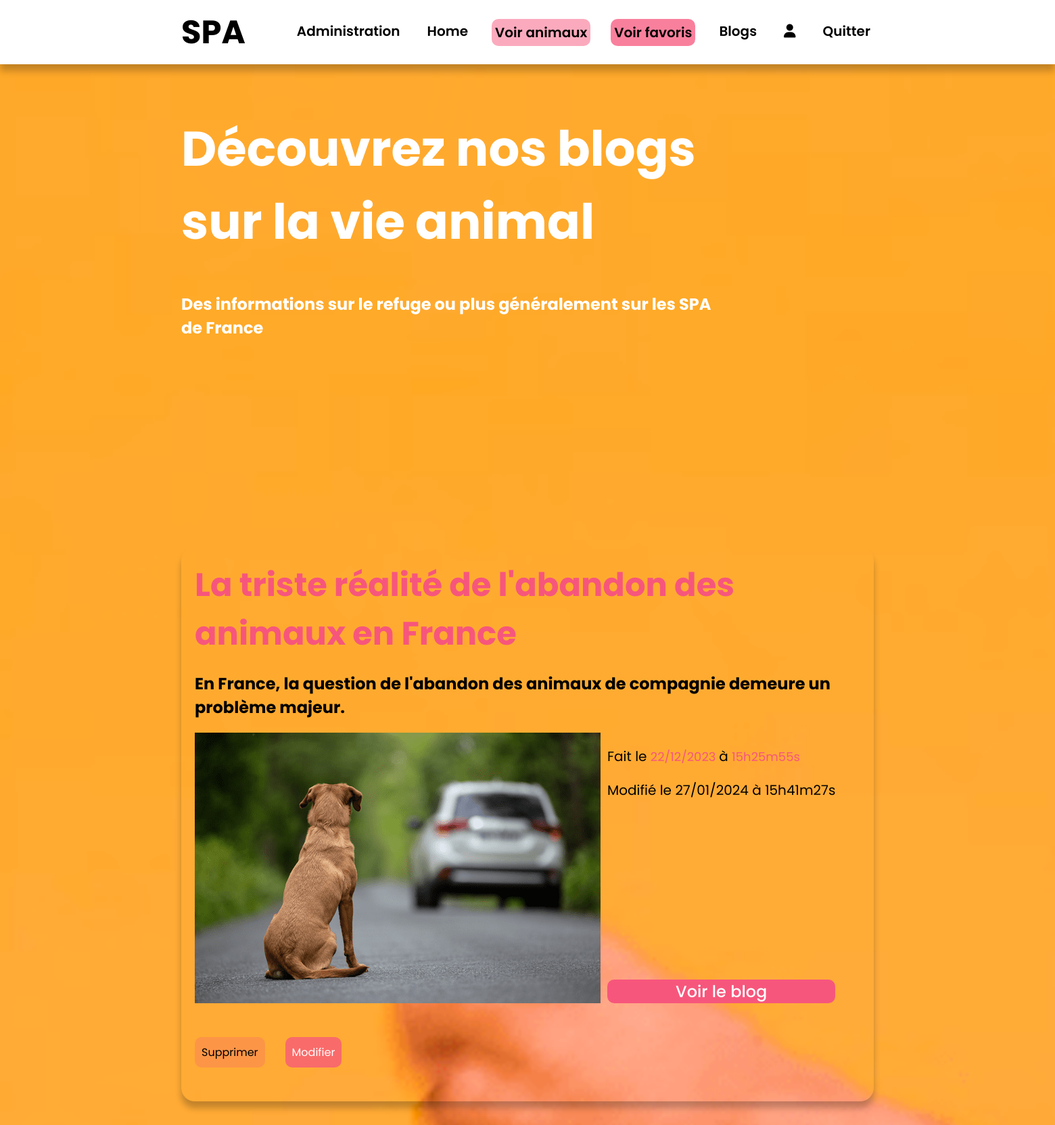
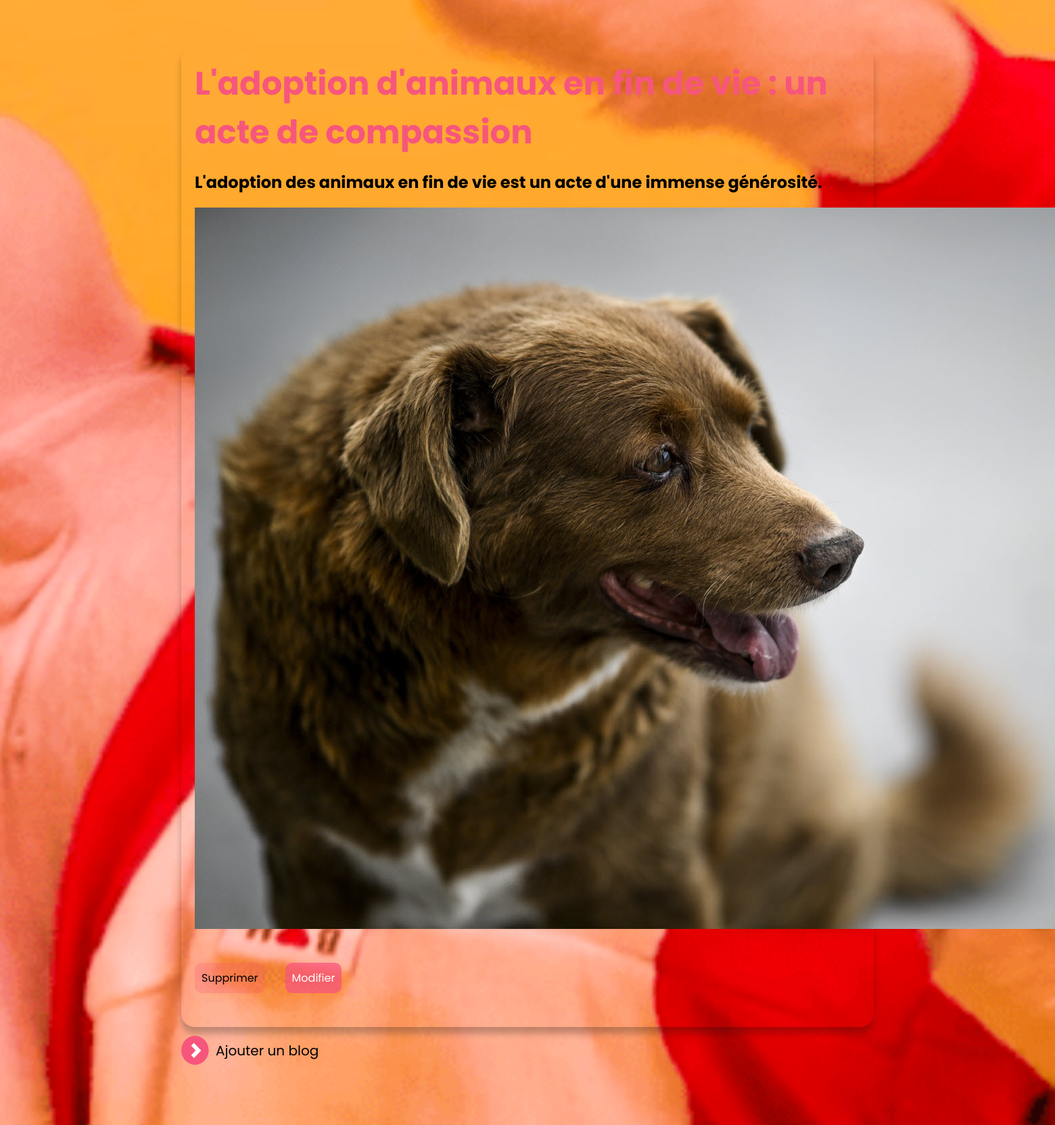
/index.php?action=blogs (signed in, upper part), run on the app's committed database (2 pictures, top to bottom).
### tables this page shows
CREATE TABLE IF NOT EXISTS `blog` (
  `id_blog` int NOT NULL AUTO_INCREMENT,
  `titre` varchar(255) NOT NULL,
  `sousTitre` text NOT NULL,
  `contenu` longtext NOT NULL,
  `image` varchar(50) NOT NULL,
  `dateCreation` datetime NOT NULL,
  `dateModification` datetime DEFAULT NULL,
  PRIMARY KEY (`id_blog`)
);

### controleur/blog.php (called while the page is built, shortened)
<?php
require_once 'modele/blog.php';
function blogs(){
    $ObjectBlog = new Blog();
    $blogs = $ObjectBlog->getBlogs();
    require "vue/blog/read.php";
}

### modele/blog.php (called while the page is built, shortened)
<?php
require_once "modele/modele.php";
class Blog extends database
{
    public function getBlogs(){
        $req = '
           SELECT *
           FROM blog
           ';
        $res = $this->execReq($req);
        return $res;
    }
    public function getDateTime($dateAction){
        $date = explode("-", explode(" ", $dateAction)[0]);
        $year = $date[0];
        $month = $date[1];
        $day = $date[2];
        $date = $day . "/" . $month . "/" . $year;
        $time = explode(":", explode(" ", $dateAction)[1]);
        $hours = $time[0];
        $minutes = $time[1];
        $seconds = $time[2];
        $time = $hours . "h" . $minutes . "m" . $seconds . "s";
        return [$date, $time];
    }
}

### modele/modele.php (called while the page is built, shortened)
<?php
abstract class database {
    private $bdd;
    protected function execReq($req) {
        return $this->connexionBDD()->query($req)->fetchAll(PDO::FETCH_ASSOC);
    }
    private function connexionBDD() {
        if(!isset($this->bdd)){
            try {
                $options=array(PDO::MYSQL_ATTR_INIT_COMMAND => "SET NAMES utf8");
                $this->bdd=new PDO('mysql:host='.DBHOST.';dbname='.DBNAME, DBUSER, DBPWD, $options);
            }
            catch(Exception $err) {
                throw new Exception("Connexion à la BDD");
            }
        }
        return $this->bdd;
    }
}

### vue/blog/read.php (the view, shortened to what this page needs)
<section class="blog_section">
    <div class="hero">
        <img sizes="(max-width: 1400px) 100vw, 1400px" srcset="
            ./assets/blog_img/blog_background/blog_background_gn5jdl_c_scale,w_200.png 200w,
            ./assets/blog_img/blog_background/blog_background_gn5jdl_c_scale,w_403.png 403w,
            ./assets/blog_img/blog_background/blog_background_gn5jdl_c_scale,w_560.png 560w,
            ./assets/blog_img/blog_background/blog_background_gn5jdl_c_scale,w_696.png 696w,
            ./assets/blog_img/blog_background/blog_background_gn5jdl_c_scale,w_819.png 819w,
            ./assets/blog_img/blog_background/blog_background_gn5jdl_c_scale,w_923.png 923w,
            ./assets/blog_img/blog_background/blog_background_gn5jdl_c_scale,w_1021.png 1021w,
            ./assets/blog_img/blog_background/blog_background_gn5jdl_c_scale,w_1111.png 1111w,
            ./assets/blog_img/blog_background/blog_background_gn5jdl_c_scale,w_1209.png 1209w,
            ./assets/blog_img/blog_background/blog_background_gn5jdl_c_scale,w_1300.png 1300w,
            ./assets/blog_img/blog_background/blog_background_gn5jdl_c_scale,w_1392.png 1392w,
            ./assets/blog_img/blog_background/blog_background_gn5jdl_c_scale,w_1400.png 1400w"
            src="blog_background_gn5jdl_c_scale,w_1400.png" alt="image d'écran de la page blog">
        <h1>Découvrez nos blogs sur la vie animal</h1>
        <span>Des informations sur le refuge ou plus généralement sur les SPA de France</span>
    </div>
    <section class="blog_read">
        <div class="blogs">
            <?php
            foreach ($blogs as $blog) {
                $dateCreation = $ObjectBlog->getDateTime($blog['dateCreation']);
                if ($blog['dateModification'] != null) {
                    $dateModification = $ObjectBlog->getDateTime($blog['dateModification']);
                }
                ?>
                <div class="blog">
                    <h3>
                        <?= $blog['titre'] ?>
                    </h3>
                    <span>
                        <?= $blog['sousTitre'] ?>
                    </span>
                    <div class="blog_info">
                        <img src="photoBlog/<?= $blog['image'] ?>" alt="">
                        <div class="blog_info_text">
                            <div>
                                <p>Fait le
                                    <span>
                                        <?= $dateCreation[0] ?>
                                    </span> à
                                    <span>
                                        <?= $dateCreation[1] ?>
                                    </span>
                                </p>
                                <p>
                                    <?= isset($dateModification) ? "Modifié le " . $dateModification[0] . " à " . $dateModification[1] : "" ?>
                                </p>
                            </div>
                            <a href="index.php?action=blog&&idBlog=<?= $blog['id_blog'] ?>">Voir le blog</a>
                        </div>
                    </div>
                    <?php
                    if (isset($_SESSION['ROLE']) && $_SESSION['ROLE'] == "ADMIN") {
                        ?>
                        <div class="admin_link_blog">
                            <a class="supp_blog"
                                onclick="modalVerif(this, `<?= $blog['titre'] ?>`, 'blog', <?= $blog['id_blog'] ?>)">Supprimer</a>
                            <a class="edit_blog"
                                href="index.php?action=modifierBlog&&idBlog=<?= $blog['id_blog'] ?>">Modifier</a>
                        </div>
                        <?php
                    }
                    ?>
                </div>
                <?php
            }
            ?>
        </div>
    </section>
    <?php
    if (isset($_SESSION['ROLE']) && $_SESSION['ROLE'] == "ADMIN")
        echo (' <a class="add_blog" href="index.php?action=ajouterBlog">
            <svg width="41" height="43" viewBox="0 0 41 43" fill="none" xmlns="http://www.w3.org/2000/svg">
                <g id="Group 8">
                    <ellipse id="Ellipse 12" cx="20.2741" cy="21.4003" rx="20.2741" ry="21.4003"
                        transform="matrix(0.999988 -0.00492757 0.00396583 0.999992 0 0.199768)"
                        fill="#F7567C" />
                    <g id="&#240;&#159;&#166;&#134; icon &#34;chevron right&#34;">
                        <path id="Vector"
                            d="M18.6747 10.3827L14.6528 14.6639L21.4095 21.729L14.7063 28.8642L18.7603 33.1033L29.4855 21.6869L18.6747 10.3827Z"
                            fill="white" />
                    </g>
                </g>
            </svg>
            <p>Ajouter un blog</p>
    </a>');
    ?>
</section>
<?php
require "vue/gabarit.php";

### style/style.css (style rules this page uses)
:root { --secondary: #f7567c; --secondary-75: rgba(247, 86, 124, 0.75); --secondary-50: rgba(247, 86, 124, 0.5); --secondary-25: rgba(247, 86, 124, 0.25); --secondary-10: rgba(247, 86, 124, 0.1); --primary: #111; --primary-75: rgba(17, 17, 17, 0.75); --primary-50: rgba(17, 17, 17, 0.5); --primary-25: rgba(17, 17, 17, 0.25); --primary-10: rgba(17, 17, 17, 0.1); --body_bg: #fff; }
body { padding: 0; margin: 0; font-family: "Poppins", sans-serif; background-color: var(--body_bg); }
section { max-width: 1024px; min-height: 90vh; margin-left: auto; margin-right: auto; }
.hero img { position: absolute; top: 0; left: 0; width: 100%; height: 95%; object-fit: cover; z-index: -10; }
.hero { display: flex; flex-direction: column; gap: 30px; width: 80%; color: white; margin-top: 5%; }
.blog { margin-top: 10%; display: flex; flex-direction: column; gap: 20px; padding: 20px; border-radius: 20px; box-shadow: 0px 10px 10px var(--primary-25); }
.blogs a { text-decoration: none; }
.blog_section .blog_read { margin-top: 20%; display: flex; flex-direction: column; }
.blog_section h3 { margin: 0; color: var(--secondary); }
.blog_info { display: flex; }
.blog_info_text { margin-left: 10px; display: flex; flex-direction: column; justify-content: space-between; grid-template-rows: repeat(4, 0.2fr); }
.blog_info_text span { font-weight: 400; color: var(--secondary); font-size: large; }
.blog_info_text a { background-color: var(--secondary); padding-right: 10px; padding-left: 10px; display: flex; align-items: center; text-align: center; justify-content: center; border-radius: 10px; font-weight: 500; font-size: 24px; color: white; text-decoration: none; cursor: pointer; transition: 0.4s; }
.add_blog { display: flex; align-items: center; gap: 10px; border: none; background-color: none; text-decoration: none; font-size: 20px; color: black; width: fit-content; }
.supp_blog { padding: 10px; background-color: var(--secondary-25); cursor: pointer; border-radius: 10px; }
.edit_blog { padding: 10px; background-color: var(--secondary-55); cursor: pointer; text-decoration: none; color: white; border-radius: 10px; }
.edit_blog, .supp_blog:hover { transition: 0.4s; background-color: var(--secondary-75); }
.admin_link_blog { margin-top: 30px; margin-bottom: 30px; display: flex; gap: 30px; }

### style/assets.css (style rules this page uses)
:root { --secondary: #F7567C; --secondary-75: rgba(247, 86, 124, 0.75); --secondary-50: rgba(247, 86, 124, 0.50); --secondary-25: rgba(247, 86, 124, 0.25); --secondary-10: rgba(247, 86, 124, 0.10); --primary: #111; --primary-75: rgba(17, 17, 17, 0.75); --primary-50: rgba(17, 17, 17, 0.50); --primary-25: rgba(17, 17, 17, 0.25); --primary-10: rgba(17, 17, 17, 0.10); --body_bg: #FFF; }
h1 { font-size: 72px; font-style: normal; font-weight: 700; line-height: normal; margin-top: 20px; margin-bottom: 20px; }
h3 { font-size: 48px; font-style: normal; font-weight: 700; line-height: normal; }
span { font-size: 24px; font-style: normal; font-weight: bold; line-height: normal; }
p { font-size: 20px; font-style: normal; font-weight: 400; line-height: normal; }

### data on the page
blog: titre "La triste réalité de l'abandon des animaux en France", sousTitre "En France, la question de l'abandon des animaux de compagnie demeure un problème majeur.", image (picture), dateCreation "22/12/2023", dateCreation "15h25m55s", dateModification "27/01/2024", dateModification "15h41m27s"
blog: titre "L'adoption d'animaux en fin de vie : un acte de compassion", sousTitre "L'adoption des animaux en fin de vie est un acte d'une immense générosité.", image (picture)

### other printed values
$header "SPA"
